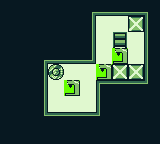

Tiled map render using the project's own tile images. Description and the whole map definition, tile-layer contents included, below:
An orthogonal 20x18 tile map with 8x8 px tiles, 4 tile layers (bg, walls, finish points, machines), 6 tilesets.

<map version="1.9" tiledversion="1.9.2" orientation="orthogonal" renderorder="right-down" width="20" height="18" tilewidth="8" tileheight="8" infinite="0" nextlayerid="6" nextobjectid="1">
 <tileset firstgid="1" name="background_tiles" tilewidth="8" tileheight="8" tilecount="12" columns="3">
  <image source="../piskel/background_tiles.png" width="24" height="32" />
 </tileset>
 <tileset firstgid="13" name="Floor_small" tilewidth="8" tileheight="8" tilecount="6" columns="3">
  <image source="Floor_small.png" width="24" height="16" />
 </tileset>
 <tileset firstgid="19" name="finish_point" tilewidth="16" tileheight="16" tilecount="4" columns="2">
  <image source="finish_point.png" width="32" height="32" />
 </tileset>
 <tileset firstgid="23" name="Rack 16bit.png" tilewidth="16" tileheight="16" tilecount="36" columns="6">
  <image source="Rack 16bit.png.png" width="104" height="104" />
 </tileset>
 <tileset firstgid="59" name="przelewowy" tilewidth="16" tileheight="16" tilecount="1" columns="1">
  <image source="../assets/sprites/przelewowy.png" width="16" height="16" />
 </tileset>
 <tileset firstgid="60" name="changing_button" tilewidth="16" tileheight="16" tilecount="1" columns="1">
  <image source="changing_button.png" width="16" height="16" />
 </tileset>
 <layer id="1" name="bg" width="20" height="18">
  <data encoding="csv">
16,16,16,16,16,16,16,16,16,16,16,16,16,16,16,16,16,16,16,16,
16,16,16,16,16,16,16,16,16,16,16,16,16,16,16,16,16,16,16,16,
16,16,16,16,16,16,16,16,16,16,16,16,16,16,16,16,16,16,16,16,
16,16,16,16,16,16,16,16,16,16,16,16,16,16,16,16,16,16,16,16,
16,16,16,16,16,16,16,16,16,16,16,16,16,16,16,16,16,16,16,16,
16,16,16,16,16,16,16,16,16,16,16,16,16,16,16,16,16,16,16,16,
16,16,16,16,16,16,16,16,16,16,16,16,16,16,16,16,16,16,16,16,
16,16,16,16,16,16,16,16,16,16,16,16,16,16,16,16,16,16,16,16,
16,16,16,16,16,16,16,16,16,16,16,16,16,16,16,16,16,16,16,16,
16,16,16,16,16,16,16,16,16,16,16,16,16,16,16,16,16,16,16,16,
16,16,16,16,16,16,16,16,16,16,16,16,16,16,16,16,16,16,16,16,
16,16,16,16,16,16,16,16,16,16,16,16,16,16,16,16,16,16,16,16,
16,16,16,16,16,16,16,16,16,16,16,16,16,16,16,16,16,16,16,16,
16,16,16,16,16,16,16,16,16,16,16,16,16,16,16,16,16,16,16,16,
16,16,16,16,16,16,16,16,16,16,16,16,16,16,16,16,16,16,16,16,
16,16,16,16,16,16,16,16,16,16,16,16,16,16,16,16,16,16,16,16,
16,16,16,16,16,16,16,16,16,16,16,16,16,16,16,16,16,16,16,16,
16,16,16,16,16,16,16,16,16,16,16,16,16,16,16,16,16,16,16,16
</data>
 </layer>
 <layer id="3" name="walls" width="20" height="18">
  <data encoding="csv">
1,1,1,1,1,1,1,1,1,1,1,1,1,1,1,1,1,1,1,1,
1,1,1,1,1,1,1,1,1,1,1,10,2684354564,2684354564,2684354564,2684354564,2684354564,2684354564,2684354570,1,
1,1,1,1,1,1,1,1,1,1,1,4,0,0,0,0,0,0,3221225476,1,
1,1,1,1,1,1,1,1,1,1,1,4,0,0,0,0,0,0,3221225476,1,
1,1,1,1,1,1,1,1,1,1,1,4,0,0,0,0,0,0,3221225476,1,
1,1,1,1,1,1,1,1,1,1,1,4,0,0,0,0,0,0,3221225476,1,
1,1,1,1,1,1,1,1,1,1,1,4,0,0,0,0,0,0,3221225476,1,
1,1,1,1,1,10,2684354564,2684354564,2684354564,2684354564,2684354564,3221225479,0,0,0,0,0,0,3221225476,1,
1,1,1,1,1,4,0,0,0,0,0,0,0,0,0,0,0,0,3221225476,1,
1,1,1,1,1,4,0,0,0,0,0,0,0,0,0,0,0,0,3221225476,1,
1,1,1,1,1,4,0,0,0,0,0,0,7,1610612740,1610612740,1610612740,1610612740,1610612740,3221225482,1,
1,1,1,1,1,4,0,0,0,0,0,0,3221225476,1,1,1,1,1,1,1,
1,1,1,1,1,4,0,0,0,0,0,0,3221225476,1,1,1,1,1,1,1,
1,1,1,1,1,4,0,0,0,0,0,0,3221225476,1,1,1,1,1,1,1,
1,1,1,1,1,1610612746,1610612740,1610612740,1610612740,1610612740,1610612740,1610612740,3221225482,1,1,1,1,1,1,1,
1,1,1,1,1,1,1,1,1,1,1,1,1,1,1,1,1,1,1,1,
1,1,1,1,1,1,1,1,1,1,1,1,1,1,1,1,1,1,1,1,
1,1,1,1,1,1,1,1,1,1,1,1,1,1,1,1,1,1,1,1
</data>
 </layer>
 <layer id="5" name="finish points" width="20" height="18" locked="1">
  <data encoding="csv">
0,0,0,0,0,0,0,0,0,0,0,0,0,0,0,0,0,0,0,0,
0,0,0,0,0,0,0,0,0,0,0,0,0,0,0,0,0,0,0,0,
0,0,0,0,0,0,0,0,0,0,0,0,0,0,0,0,0,0,0,0,
0,0,0,0,0,0,0,0,0,0,0,0,0,0,0,0,22,0,0,0,
0,0,0,0,0,0,0,0,0,0,0,0,0,0,0,0,0,0,0,0,
0,0,0,0,0,0,0,0,0,0,0,0,0,0,23,0,0,0,0,0,
0,0,0,0,0,0,0,0,0,0,0,0,0,0,0,0,0,0,0,0,
0,0,0,0,0,0,0,0,0,0,0,0,0,0,0,0,0,0,0,0,
0,0,0,0,0,0,0,0,0,0,0,0,0,0,0,0,0,0,0,0,
0,0,0,0,0,0,60,0,0,0,0,0,0,0,22,0,22,0,0,0,
0,0,0,0,0,0,0,0,0,0,0,0,0,0,0,0,0,0,0,0,
0,0,0,0,0,0,0,0,0,0,0,0,0,0,0,0,0,0,0,0,
0,0,0,0,0,0,0,0,0,0,0,0,0,0,0,0,0,0,0,0,
0,0,0,0,0,0,0,0,0,0,0,0,0,0,0,0,0,0,0,0,
0,0,0,0,0,0,0,0,0,0,0,0,0,0,0,0,0,0,0,0,
0,0,0,0,0,0,0,0,0,0,0,0,0,0,0,0,0,0,0,0,
0,0,0,0,0,0,0,0,0,0,0,0,0,0,0,0,0,0,0,0,
0,0,0,0,0,0,0,0,0,0,0,0,0,0,0,0,0,0,0,0
</data>
 </layer>
 <layer id="4" name="machines" width="20" height="18">
  <data encoding="csv">
0,0,0,0,0,0,0,0,0,0,0,0,0,0,0,0,0,0,0,0,
0,0,0,0,0,0,0,0,0,0,0,0,0,0,0,0,0,0,0,0,
0,0,0,0,0,0,0,0,0,0,0,0,0,0,0,0,0,0,0,0,
0,0,0,0,0,0,0,0,0,0,0,0,0,0,0,0,0,0,0,0,
0,0,0,0,0,0,0,0,0,0,0,0,0,0,0,0,0,0,0,0,
0,0,0,0,0,0,0,0,0,0,0,0,0,0,0,0,0,0,0,0,
0,0,0,0,0,0,0,0,0,0,0,0,0,0,0,0,0,0,0,0,
0,0,0,0,0,0,0,0,0,0,0,0,0,0,59,0,0,0,0,0,
0,0,0,0,0,0,0,0,0,0,0,0,0,0,0,0,0,0,0,0,
0,0,0,0,0,0,0,0,0,0,0,0,59,0,0,0,0,0,0,0,
0,0,0,0,0,0,0,0,0,0,0,0,0,0,0,0,0,0,0,0,
0,0,0,0,0,0,0,0,59,0,0,0,0,0,0,0,0,0,0,0,
0,0,0,0,0,0,0,0,0,0,0,0,0,0,0,0,0,0,0,0,
0,0,0,0,0,0,0,0,0,0,0,0,0,0,0,0,0,0,0,0,
0,0,0,0,0,0,0,0,0,0,0,0,0,0,0,0,0,0,0,0,
0,0,0,0,0,0,0,0,0,0,0,0,0,0,0,0,0,0,0,0,
0,0,0,0,0,0,0,0,0,0,0,0,0,0,0,0,0,0,0,0,
0,0,0,0,0,0,0,0,0,0,0,0,0,0,0,0,0,0,0,0
</data>
 </layer>
</map>